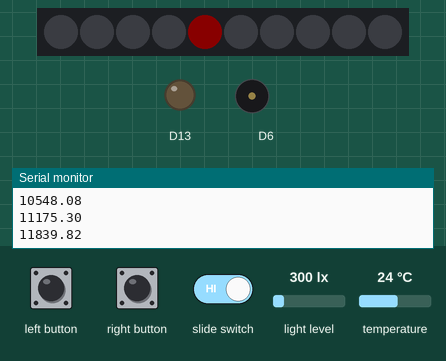
This sketch was run on a simulated Adafruit Circuit Playground Express. Parts: 10 RGB LEDs in strip order, left to right, output pins drawn as LEDs (lit = HIGH), buzzer (waves = sounding), the last lines printed to the serial monitor. The test bench sets the inputs (shaded band); at power-on: light level 300 lx, temperature 24 °C. Dim RGB values are drawn brighter than linear.

Above: at 1.2 s.
1.3 s: slide switch set LOW
At 2.0 s:
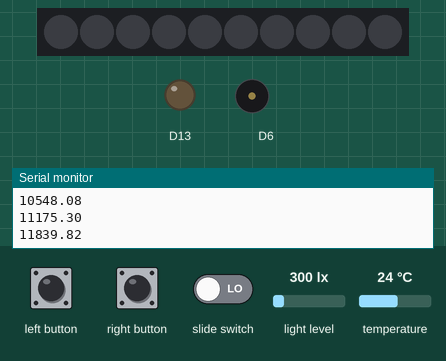
2.9 s: light level set to 1776 lx
4.4 s: light level set to 1833 lx
At 4.7 s:
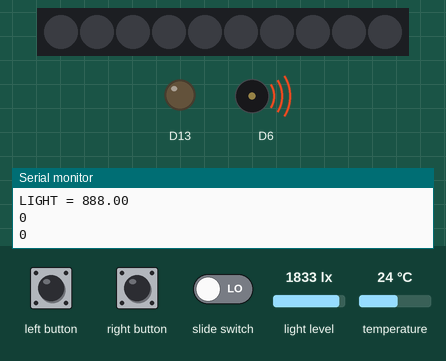
7.4 s: light level set to 40 lx
Timing chart, 0 to 9.9 s (numbered marks = the images above; inputs shaded):
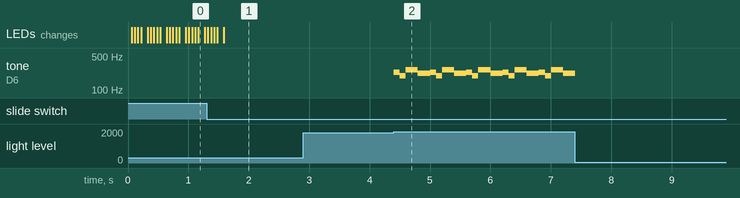

The sketch:

smarterPlant.ino
```cpp
#include <Adafruit_CircuitPlayground.h>
#include <AsyncDelay.h>

//this is just for the turn yellow github repo

AsyncDelay delay_1s;

//interrupt setup
int switchPin = 7;
int rightPin = 5;
int leftPin = 4;

volatile bool switchFlag = 0;
volatile bool rightFlag = 0;
volatile bool leftFlag = 0;

bool switchVal = 0;
bool rightVal = 0;
bool leftVal = 0;

//temp and moist variables
float moistVal;
float tempF;
float lightVal;

//map functions
int tempLED;


//MIDI setup

float midi[127];
int A_four = 440;  // a is 440 hz...

int c_major[8] = { 60, 62, 64, 65, 67, 69, 71, 72 };  // c_major scale on C4

int song[4][2] = {
  { 58, 100 },
  { 55, 100 },
  { 60, 200 },
  { 57, 200 },
};

void setup() {
  Serial.begin(9600);
  CircuitPlayground.begin();
  generateMIDI();

  pinMode(switchPin, INPUT_PULLUP);
  pinMode(leftPin, INPUT_PULLDOWN);
  pinMode(rightPin, INPUT_PULLDOWN);

  attachInterrupt(digitalPinToInterrupt(switchPin), onOff7, CHANGE);
  attachInterrupt(digitalPinToInterrupt(rightPin), onOff5, FALLING);
  attachInterrupt(digitalPinToInterrupt(leftPin), onOff4, FALLING);

  switchVal = digitalRead(switchPin);

  while (!Serial) {
    Serial.println("Starting timer");
  }

  delay_1s.start(2000, AsyncDelay::MILLIS);
}

void loop() {
  // put your main code here, to run repeatedly:
  moistVal = CircuitPlayground.readCap(6);
  tempF = CircuitPlayground.temperatureF();
  lightVal = CircuitPlayground.lightSensor();
  tempLED = map(tempF, 40, 100, 0, 9);

  // for (int i = 0; i < tempLED + 1; i++) {
  //   //CircuitPlayground.setPixelColor(i, 128,  128,   0);
  //   if (i % 3 == 0) {
  //     CircuitPlayground.setPixelColor(i, 255, 255, 255);
  //   } else if (i % 3 == 1) {
  //     CircuitPlayground.setPixelColor(i, 128, 0, 0);
  //   } else {
  //     CircuitPlayground.setPixelColor(i, 0, 0, 128);
  //   }
  //   delay(50);
  //   for (int i = tempLED; i >= 0; i--) {
  //     CircuitPlayground.setPixelColor(i, 0, 0, 0);
  //     //delay(50);
  //   }
  // }

  if(switchFlag){
    delay(5);
    switchVal = digitalRead(switchPin);
    switchFlag = 0;
  }
  if(switchVal){

    if(moistVal > 1000){
      CircuitPlayground.setPixelColor(0, 255, 0, 0);
    }else{
      for (int i = 0; i < tempLED + 1; i++) {
    //CircuitPlayground.setPixelColor(i, 128,  128,   0);
    if (i % 3 == 0) {
      CircuitPlayground.setPixelColor(i, 255, 255, 255);
    } else if (i % 3 == 1) {
      CircuitPlayground.setPixelColor(i, 128, 0, 0);
    } else {
      CircuitPlayground.setPixelColor(i, 0, 0, 128);
    }
    delay(50);
    for (int i = tempLED; i >= 0; i--) {
      CircuitPlayground.setPixelColor(i, 0, 0, 0);
      //delay(50);
    }
  }
    }
  }
  if(!switchVal){
    if (moistVal > 1000) {
    for (int i = 0; i < sizeof(song) / sizeof(song[0]); i++) {
      CircuitPlayground.playTone(midi[song[i][0]], song[i][1]);
      }
    }

    if(lightVal > 900){
      for (int i = 0; i < sizeof(song) / sizeof(song[0]); i++) {
      CircuitPlayground.playTone(midi[song[i][0]], song[i][1]);
      }
    }
  }


  if (delay_1s.isExpired() ) {
    Serial.print("TEMPERATURE = ");
    Serial.println(tempF);
    Serial.print("MOISTURE = ");
    Serial.println(moistVal);
    Serial.print("LIGHT = ");
    Serial.println(lightVal);
    Serial.println(switchFlag);
    Serial.println(switchVal);
    delay_1s.repeat();
  }
}


void onOff7() {
  switchFlag = 1;
}

void onOff5() {
  rightFlag = 1;
}

void onOff4() {
  leftFlag = 1;
}

void generateMIDI() {
  for (int x = 0; x < 127; ++x) {
    midi[x] = (A_four / 32.0) * pow(2.0, ((x - 9.0) / 12.0));
    Serial.println(midi[x]);
  }
}
```

Measured:
- the behaviour switches between 1801 and 1802 lx on light level (found by bisection; images 1 and 2)
- after the input at 1.3 s, the LEDs: first differ from a run without the input after 0.28 s (image 1)
- after the input at 4.4 s, tone on D6: silent → 233 Hz at once, then repeats every 0.60 s: 195 Hz 0.10 s, 261 Hz 0.20 s, 220 Hz 0.20 s, 233 Hz 0.10 s
